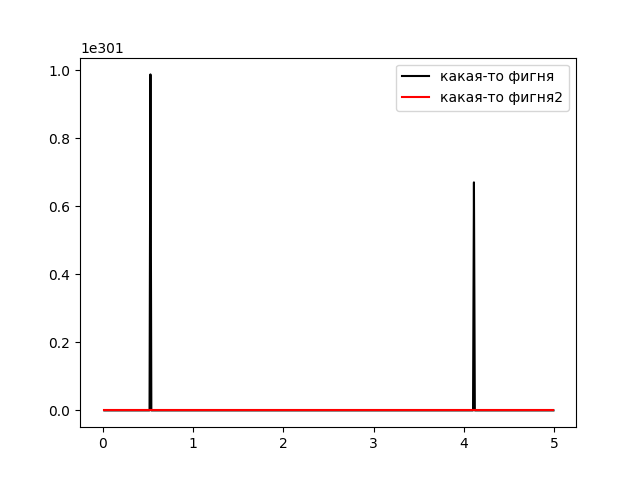

Write Python code to recreate this figure.
import numpy as np
from scipy.integrate import odeint
import matplotlib.pyplot as plt

t = np.arange(0, 5, 0.01)

def diff_func(f, t):
    y, w = f
    dy_dx = w
    dy_dt = (3*y**2)/np.sqrt(t)
    return dy_dx, dy_dt


# initail data
y0 = 0
w = 1 # dy0_dx = w - это омега

f = y0, w

sol = odeint(diff_func, f, t)

plt.plot(t, sol[:, 0], 'black', label='какая-то фигня')
plt.plot(t, sol[:, 1], 'red', label='какая-то фигня2')
plt.legend()
plt.savefig('lab_10_dop_2.png')